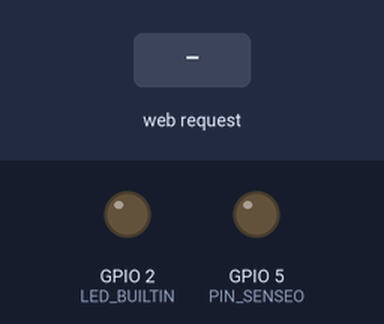
The sketch below on a simulated ESP8266 (NodeMCU). Parts: output pins drawn as LEDs (lit = HIGH, except the on-board LED, lit = LOW). The test bench sets the inputs (shaded band). WiFi joins after 1.5 s; servers stay silent unless stated.

Above: at 0.1 s.
At 10.2 s:
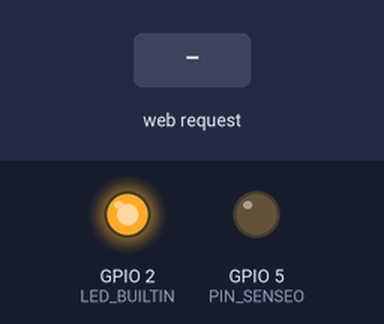
10.3 s: HTTP request GET /pushButton received
At 10.7 s:
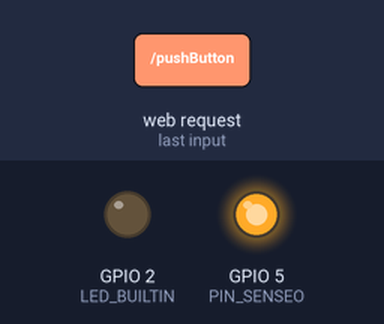
Timing chart, 0 to 13.3 s (numbered marks = the images above; inputs shaded):
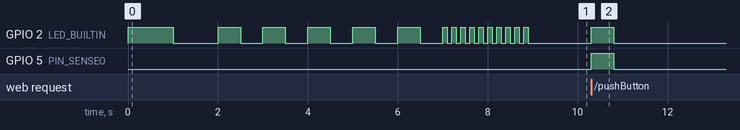

The sketch:

sensuino.ino
```cpp
// Sensuino
//
// Created : Sept 2022 by @fmanach
// https://github.com/fmanach/sensuino
//
//
// My connected Senseo coffee maker

#include <ESP8266WiFi.h>
#include <ESP8266mDNS.h>
#include <ESP8266WebServer.h>

// User has to set the WiFi credentials in wifi.h
#include "wifi.h"

// Activate console loggin (9600 bauds) ?
#define SERIAL_DEBUG false

// Define the mDNS name
// Device will be reachable at MDNS_NAME.local
#define MDNS_NAME "Sensuino"

// My Senseo will be commanded on pin D1 which is GPIO5
#define PIN_SENSEO 5

// Global objects
ESP8266WebServer webServer(80);

void setup() {
  if(SERIAL_DEBUG) {
    Serial.begin(9600);
  }
  pinMode(LED_BUILTIN, OUTPUT);
  pinMode(PIN_SENSEO, OUTPUT);
  startDevice();
}

void loop() {
  keepWifiAlive();
  webServer.handleClient();
  MDNS.update();
}
```

button.ino
```cpp
// Simulate a push on the button
void pushButton() {
  digitalWrite(LED_BUILTIN, HIGH);
  digitalWrite(PIN_SENSEO, HIGH);
  delay(500);
  digitalWrite(PIN_SENSEO, LOW);
  webServer.send(200, "text/plain", "OK");
  if(SERIAL_DEBUG) {
    Serial.println("Button pressed");
  }
  digitalWrite(LED_BUILTIN, LOW);
}
```

webserver.ino
```cpp
// Handle access to the root URL
void handleRoot() {
  digitalWrite(LED_BUILTIN, HIGH);
  String replyContent = MDNS_NAME;
  replyContent += ".local\n\nHostname : ";
  replyContent += WiFi.hostname();
  replyContent += "\nIP : ";
  replyContent += WiFi.localIP().toString();
  replyContent += "\nSubnet mask : ";
  replyContent += WiFi.subnetMask().toString();
  replyContent += "\nGateway : ";
  replyContent += WiFi.gatewayIP().toString();
  replyContent += "\nDNS : ";
  replyContent += WiFi.dnsIP().toString();
  replyContent += "\nWiFi : ";
  replyContent += WiFi.SSID();
  replyContent += "\nRSSI : ";
  replyContent += WiFi.RSSI();
  replyContent += " dBm";
  webServer.send(200, "text/plain", replyContent);
  digitalWrite(LED_BUILTIN, LOW);
}

// Reply 404 to unkown requests
void handleNotFound() {
  digitalWrite(LED_BUILTIN, HIGH);
  webServer.send(404, "text/plain", "404 NOT FOUND");
  digitalWrite(LED_BUILTIN, LOW);
}

// Start web server and map requests to handlers
void startWebServer()  {
  webServer.on("/", handleRoot);
  webServer.on("/pushButton", pushButton);
  webServer.onNotFound(handleNotFound);
  webServer.begin();
}
```

wifi.h
```cpp
// Set your WiFi network informations below
#define WFSSID "your-wifi"
#define WFPSK  "your-password"
```

wifi.ino
```cpp
// Function starting the device by calling starter functions
void startDevice() {
  startWifi(WFSSID, WFPSK);
  startMDNS(MDNS_NAME);
  startWebServer();
  blinkStatus(100, 10);
}

// Blink the built-in LED to indicate the status of operations
void blinkStatus(int blinkDelay, int blinkNumber) {
  int blinkCount;
  for (blinkCount = 0; blinkCount < blinkNumber; blinkCount++) {
    digitalWrite(LED_BUILTIN, HIGH);
    delay(blinkDelay);
    digitalWrite(LED_BUILTIN, LOW);
    delay(blinkDelay);
  }
}

// Initiate the WiFi connection
void startWifi(char* ssid, char* key) {
  WiFi.mode(WIFI_STA);
  WiFi.begin(WFSSID, WFPSK);
  while (WiFi.status() != WL_CONNECTED) {
    blinkStatus(1000, 1);
  }
  if(SERIAL_DEBUG) {
    Serial.println("");
    Serial.print("IP : ");
    Serial.println(WiFi.localIP());
  }
}

// Start the mDNS service
void startMDNS(char* mdnsName) {
  if(MDNS.begin(mdnsName)) {
    blinkStatus(500, 5);
    if(SERIAL_DEBUG) {
      Serial.println("mDNS OK");
    }
  }
}

// Check for disconnection and restart the init process
void keepWifiAlive() {
  if(!WiFi.isConnected()) {
    if(SERIAL_DEBUG) {
      Serial.println("WiFi KO");
    }
    startDevice();
  }
}
```

Measured:
- after the input at 10.3 s, GPIO 2 (LED_BUILTIN), GPIO 5 (PIN_SENSEO): LOW → HIGH at once, → LOW 0.50 s later
